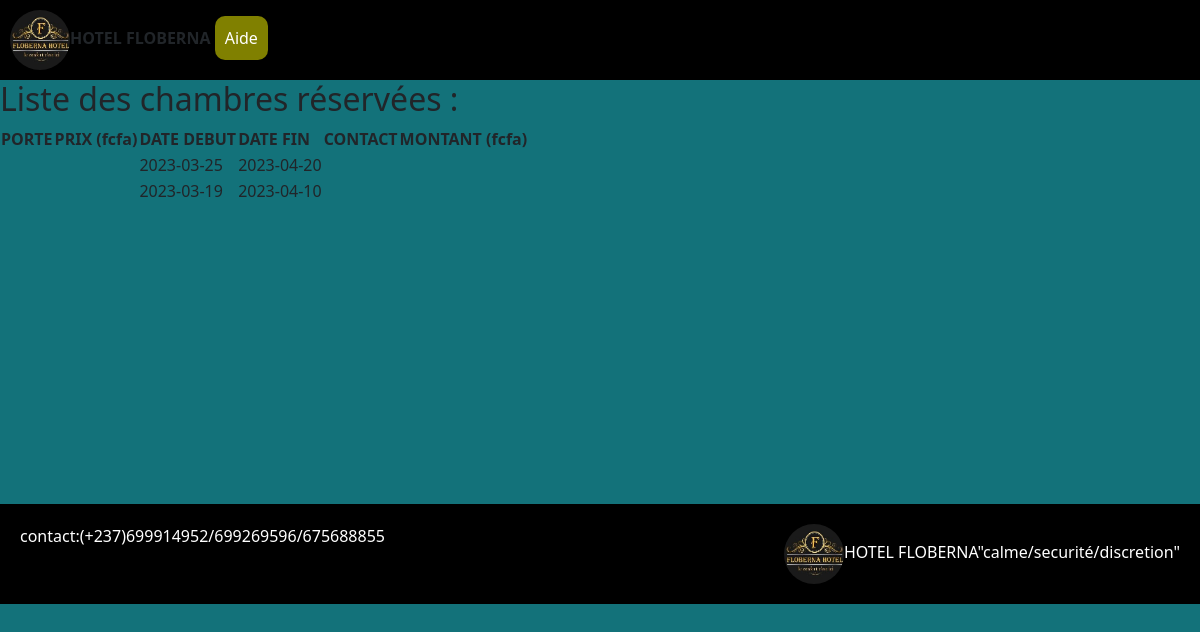
/ListeReservation.php, run on the app's committed database.
### tables this page shows
CREATE TABLE `reservation` (
  `idreservation` int(3) NOT NULL,
  `numchambre` int(5) DEFAULT NULL,
  `idclient` int(3) DEFAULT NULL,
  `datedebut` date NOT NULL,
  `datefin` date NOT NULL,
  `PRIX` int(10) NOT NULL
);

### ListeReservation.php (the view, shortened to what this page needs)
<?php
$servername = "localhost";
$username = "root";
$password = "";
$dbname = "hotel_floberna_db";
$conn = mysqli_connect($servername, $username, $password, $dbname);
?>
<!DOCTYPE html>
<html>
<head>
<link rel="stylesheet" href="include/css/bootstrap.min.css">
    <link rel="stylesheet" type="text/css" href="include/style.css">
</head>
<body style="background-color:#13727a;margin:0;padding:0;">
<div class=nav-bar>
<header style="background-color:black;display:inline-block">
<nav style="display:block;padding:10px;text-decoration:none;">
<li><img src="image/logo.jpg" style="width:60px;height:60px;color:yellow;border-radius:30px;"><b>HOTEL FLOBERNA</b></img></li>
<li><a href="Aide.php" style="background-color:olive; text-decoration:none;color:white;border-radius:10px;">Aide</a></li>
</nav></header></div>
<?php
  print'<h2>Liste des chambres réservées :</h2>';
  $qq=mysqli_query($conn,"SELECT* FROM reservation");
  print'<table style="border:1 none transparent" class="tab"><tr><th>PORTE</th><th>PRIX (fcfa)</th>
	<th>DATE DEBUT</th><th>DATE FIN</th><th>CONTACT</th>
	<th>MONTANT (fcfa)</th></tr>';
	while($rst=mysqli_fetch_assoc($qq)){
	 print"<tr>";
	         echo"<td>".$rst['numporte']."</td>";
	         echo"<td>".$rst['prix']."</td>";
	         echo"<td>".$rst['datedebut']."</td>";
	         echo"<td>".$rst['datefin']."</td>";
	         echo"<td>".$rst['numclient']."</td>";
	         echo"<td>".$rst['montant']."</td>";
	         print"</tr>";
	}
	  print'</table>';
  ?>
<footer style="background-color=black;display:bock-inline;color:white;width:100%;margin-top:25%">
<div style="float:right;">
<img src="image/logo.jpg" style="width:60px;height:60px;color:white;olor:yellow;border-radius:30px;">HOTEL FLOBERNA"calme/securité/discretion"</img>
</div>
<div style="float:left;">contact:(+237)699914952/699269596/675688855</div>
</footer>
</body>
</html>

### include/style.css (style rules this page uses)
body { margin:0; padding:0; }
li a { display:block; padding:10px; }
header nav li { display:inline-block }
footer { background-color:black;display:inline-block;padding:20px;text-align:center; }
img { width:40px;height:40px;color:white }
header { width:100%; }

### data on the page
reservation: datedebut "2023-03-25", datefin "2023-04-20"
reservation: datedebut "2023-03-19", datefin "2023-04-10"
